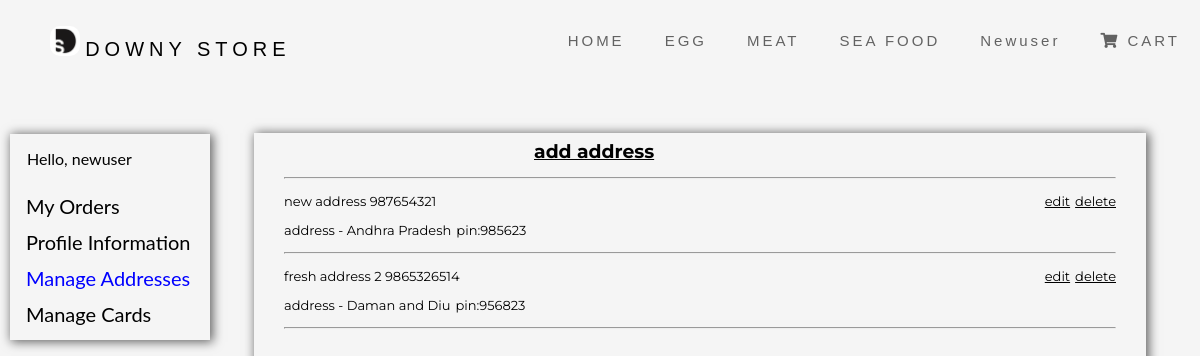
The app's page /accounts/profile/address/ (signed in) with its own data.
### Accounts/models.py (models this page shows)
class Address(models.Model):
    user = models.ForeignKey(User,on_delete=models.CASCADE)
    name = models.CharField(max_length=20)
    phone = models.CharField(max_length=17)
    pincode = models.IntegerField()
    address = models.TextField()
    city = models.CharField(max_length=10)
    state = models.CharField(max_length=10)
    landmark = models.CharField(max_length=20)
    address_type = models.CharField(max_length=10)

### Accounts/views.py (the view, shortened to what this page needs)
# urls.py: path('profile/address/',address,name='address'),
@login_required
def address(request):
    user_addresses=Address.objects.filter(user=request.user)
    return render(request,'Accounts/address.html',{'title':'Manage Addresses','addresses':user_addresses})

### Accounts/templates/Accounts/address.html (shortened to what this page needs)
{% extends 'Products/base.html' %}
{% load static %}
{% block content %}
<link rel="stylesheet" href="{% static 'Accounts/css/profile.css'%}" />
<link rel="stylesheet" href="{% static 'Accounts/css/address.css'%}" />
<div class="sidenav">
  <div style="padding-bottom: 20px;padding-left: 17px;padding-top: 7px;">Hello, {{user}}</div>
  <a href="{% url 'myorders' %}">My Orders</a>
  <a href="{% url 'profile' %}">Profile Information</a>
  <a style="color: blue;" href="{% url 'address' %}">Manage Addresses</a>
  <a href="{% url 'cards' %}">Manage Cards</a>
</div>
  <div class="main">
    <div class="main-area">
      <section id='addresses-section' style="display: block;" class="addresses_section">
      <h6 id='add-address-h6' onclick="showaddform()" style="margin-left:250px;margin-top: -23.289px;margin-bottom: 0px;"><u>add address</u></h6>
      <hr/>
      <div>
        <div>
          {% for address in addresses %}
          <div class="address_component">
            <p>
              <span>{{address.name}}</span>
              <span>{{address.phone}}</span>
              <span onclick="opendeletemodal('{{address.id}}')"  class="deleteaddress"> <u>delete</u></span>
              <span onclick="editaddressdata('{{address.id}}')"; class="editaddress" ><u>edit</u> </span>
            </p>
            <span><div>{{address.address}} - {{address.state}}</div>
              <div style="margin-left: 5px;">pin:{{address.pincode}}</div>
            </span>
          </div>
          <hr/>
          {% endfor %}
        </div>
      </div>
    </section>
</head>
<body>
    </div>
{% endblock %}

### Products/templates/Products/base.html (shortened to what this page needs)
{% load static %}
<!DOCTYPE html>
<html lang="en">
  <head>
    <link rel="stylesheet" href="{% static 'Products/css/men.css'%}" />
    <link rel="stylesheet" href="{% static 'Products/css/info.css'%}" />
    <link rel="stylesheet" href="{% static 'Products/css/navbar.css'%}" />
    <link rel="stylesheet" href="{% static 'Products/css/modal.css'%}" />
    <link
      rel="stylesheet"
      href="https://use.fontawesome.com/releases/v5.6.3/css/all.css"
    />
  </head>
  <body>
    <nav>
      <ul class="content">
        <li class="primary-nav">
          <img src="{%static 'Products/image/img-DS.png'%}" alt="logo" />
          <a href="{% url 'home' %}">DOWNY STORE</a>
        </li>
        <li class="secondary-nav">
          <a href="{% url 'cart' %}">
            <i class="fas fa-shopping-cart"></i> CART
          </a>
        </li>
        <li class="secondary-nav">
          {% if user.is_authenticated  %}
            <a href="#">{{user|title}}</a>
          {% endif %}
        </li>
        <li class="secondary-nav" >
          <a href="#">SEA FOOD</a>
      </li>
      <li class="secondary-nav" ><a href="#">MEAT</a>
      </li>
      <li class="secondary-nav" ><a href="{% url 'category' %}?cat=egg">EGG</a>
      </li>
        <li class="secondary-nav">
          <a href="{% url 'home' %}">HOME</a>
        </li>
      </ul>
    </nav>
    {% block content %}{% endblock %}
  </body>
</html>

### Products/static/Products/css/men.css (style rules this page uses)
html { margin: 0; padding: 0; max-width: 100%; font-family: "Montserrat"; background-color: whitesmoke; overflow-x: hidden; }
nav { position: relative !important; overflow: auto; background-color: whitesmoke !important; }
img { border-radius: 10px; }

### Products/static/Products/css/info.css (style rules this page uses)
body, html { height: 100%; margin: 0; font-family: 'Montserrat'; overflow-x: hidden; }
nav { position: relative !important; }
section { margin: 0 5% 0 5%; }
span { display: inline-flex; padding: 0; }

### Products/static/Products/css/navbar.css (style rules this page uses)
nav > ul > li { display: inline-block; }
nav { position: fixed; top: 0; width: 100%; z-index: 1; background-color: white; overflow: auto; padding: 10px 30px 20px 10px; }
.primary-nav { float: left; font-size: 20px; }
.primary-nav > a { letter-spacing: 5px; }
.primary-nav > img { width: 30px; }
.secondary-nav > a { letter-spacing: 1px; color: rgba(0, 0, 0, 0.6); font-size: 15px; letter-spacing: 3px; padding-right: 20px; }
.secondary-nav { float: right; margin-right: 10px; margin-left: 10px; font-size: 20px; }
nav > ul > li > a { color: black; font-family: helvetica; text-decoration: none; }

### Products/static/Products/css/modal.css (style rules this page uses)
body { font-family: Arial, Helvetica, sans-serif; }

### Accounts/static/Accounts/css/profile.css (style rules this page uses)
body { font-family: "Lato", sans-serif; }
.sidenav { box-shadow: 2px 1px 10px 1px rgba(0, 0, 0, 0.6); margin-top: 114px; width: 200px; position: fixed; z-index: 1; top: 20px; left: 10px; overflow-x: hidden; padding: 8px 0; }
.sidenav a { padding: 6px 8px 6px 16px; text-decoration: none; font-size: 20px; color: black; display: block; }
.main { margin-left: 140px; font-size: 28px; padding: 0px 10px; }
section { margin: 0% 20%; height: 100%; font-family: "Montserrat"; }
.main-area { padding: 30px; box-shadow: 2px 1px 10px 1px rgba(0, 0, 0, 0.6); margin-left: 10%; margin-top: 5%; width: 80%; }
nav { position: relative; }

### Accounts/static/Accounts/css/address.css (style rules this page uses)
.deleteaddress,.deletecard { float: right; }
.editaddress,.editcard { float: right; margin-right: 5px; }
.address_component,.card-component { font-size: small; }
.addresses_section { margin: 0; }
#add-address-h6 { cursor: pointer; }

### records on screen
Address: name "new address", phone "987654321", address "address", state "Andhra Pradesh", pincode "985623"
Address: name "fresh address 2", phone "9865326514", address "address", state "Daman and Diu", pincode "956823"

### other values on screen
{{ user|title }} "Newuser"
{{ user }} "newuser"
